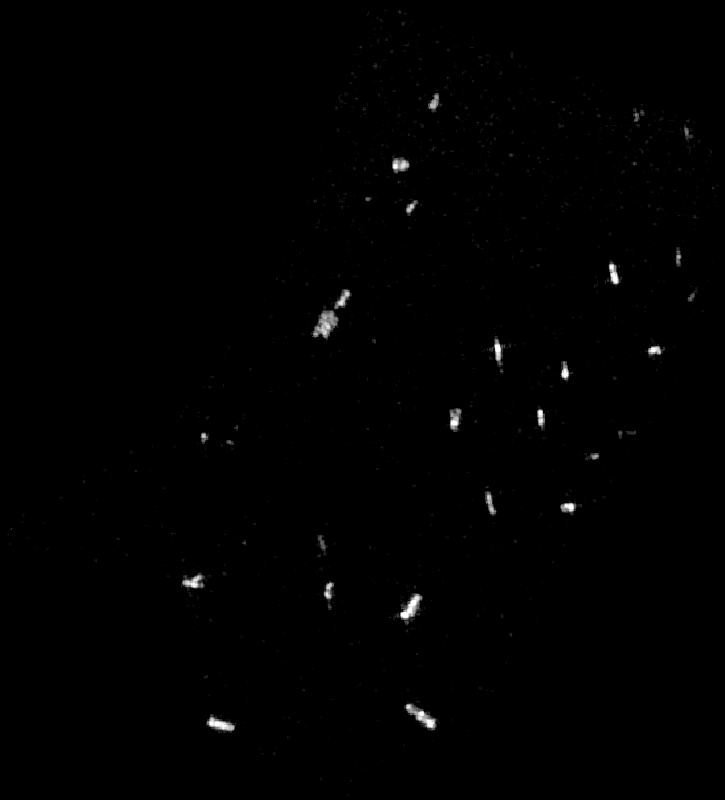
#> input picture images/bayonne/2018-01-19_22_50_57.png, 725 x 800 px; its folder holds only this picture in this run
$ jupyter execute --allow-errors processImage.ipynb
#> lines starting #> are read from the running program, lines starting #| are printed output that depends on the picture; after the words box and inside, x2 and y2 are one past the last pixel; in counts of white or black regions, pixels touching at a corner belong together
[cell 1]
import cv2
import os
import numpy as np
import matplotlib.pyplot as plt
from skimage.feature import canny

# Preprocess Images

[cell 2]
def applyThreshold(img, threshold = 0):
    return img * (img> threshold)

def loadImagesFromFolder(folder, threshold = 0):
#> called with folder = '../images/bayonne/', threshold = 60
    images = []
    file_names = []
    for file_name in os.listdir(folder):
        img = cv2.imread(os.path.join(folder,file_name))
#> img is the input picture: shape (800, 725, 3); min 0, max 255, mean 1.2
        if img is not None:
            images.append(applyThreshold(img, threshold=threshold))
            file_names.append(file_name)
    return np.array(images), np.array(file_names)


# [4 lines left out: function showImg, not called in this run]

def getEdgeImg(img):
    gray_img = cv2.cvtColor(img, cv2.COLOR_BGR2GRAY)
    edge = canny(gray_img/255.).astype(np.uint8)
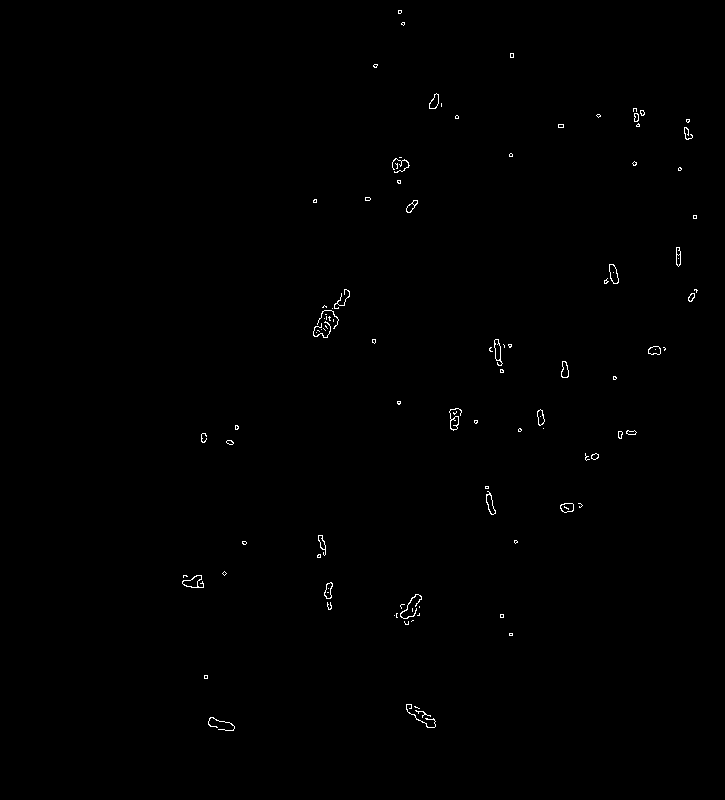
#> edge: shape (800, 725); values 0 (black) and 1 (white), 0.35% white in thin lines or dots, all inside (x1, y1, x2, y2) = (182, 10, 698, 731)
    return edge
def getDialateImg(img):
    edge = getEdgeImg(img)
    kernel = np.ones((5,5), np.uint8)
    dilation = cv2.dilate(edge,kernel,iterations = 1)
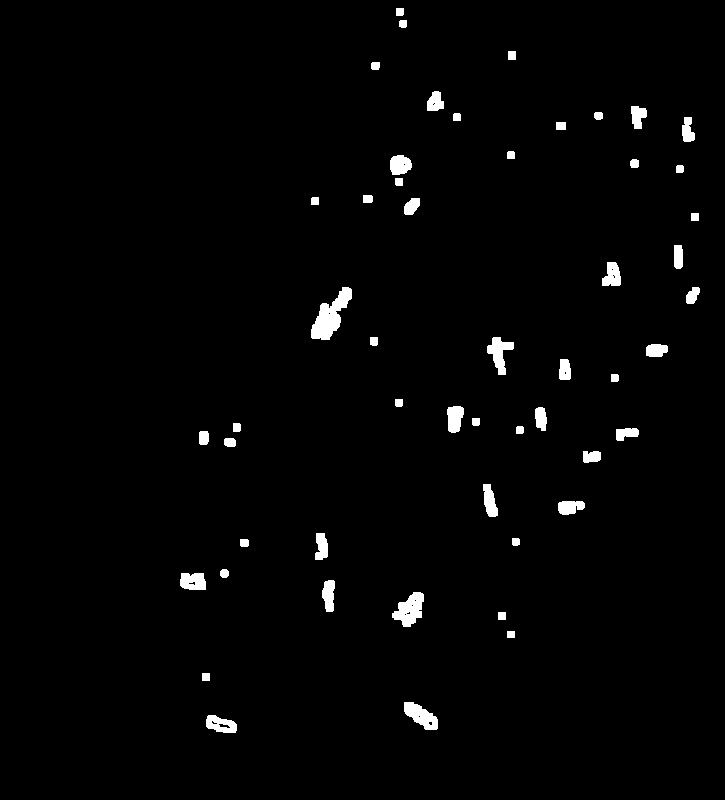
#> dilation: shape (800, 725); values 0 (black) and 1 (white), 1.8% white; 52 white regions
    return dilation
# [16 lines left out: function drawCircle, not called in this run]
def countObj(img):
    contours, hierarchy= cv2.findContours(getDialateImg(img), cv2.RETR_EXTERNAL, cv2.CHAIN_APPROX_NONE)
#> contours = 52 contours; largest, box (x1, y1, x2, y2) and area: (311, 287, 352, 340) 961, (392, 592, 424, 627) 622, (404, 702, 438, 730) 506, (487, 337, 514, 375) 446, (206, 715, 237, 733) 368
    return len(contours)

[cell 3]
folder_path = "../images/bayonne/"
images, file_names = loadImagesFromFolder(folder_path, threshold= 60)

date = np.array([file_name[:-4] for file_name in file_names])

[cell 4]
img_index = 1
# img_index = 90 # noisy day
#> (the rest of this cell did not finish here and is left out)

[cell 5]
from celluloid import Camera
from tqdm import tqdm
# [17 lines left out: function createGif, not called in this run]

[cell 6]
# Create Gif

# folder_path = "../images/suez/"
# gif_path = "../gif/suez.gif"
# createGif(folder_path, gif_path)

[cell 7]
# folder_path = "../images/longbeach/"
# gif_path = "../gif/longbeach.gif"
# createGif(folder_path, gif_path)

# Turning Images Into Tabular data

[cell 8]
min_threshold = 20
max_threshold = 80

file_name ="bayonne"
folder_path = "../images/{}/".format(file_name)
images_min_threshold, file_names = loadImagesFromFolder(folder_path, threshold= min_threshold)
n_obj_min_threshold = np.array([countObj(img) for img in images_min_threshold])
#> n_obj_min_threshold = [52]

date = np.array([file_name[:-4] for file_name in file_names])
images_max_threshold, file_names = loadImagesFromFolder(folder_path, threshold= max_threshold)
n_obj_max_threshold = np.array([countObj(img) for img in images_max_threshold])
#> in getDialateImg (call 2), `dilation = cv2.dilate(edge,kernel,iterations = 1)`:
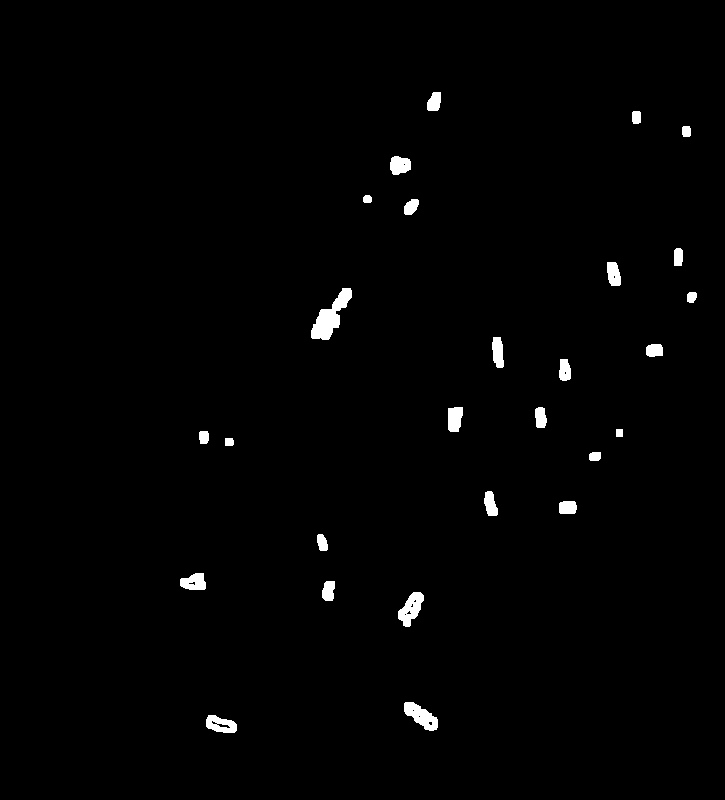
#> dilation: shape (800, 725); values 0 (black) and 1 (white), 1.1% white; 27 white regions
#> in countObj (call 2), `contours, hierarchy= cv2.findContours(getDialateImg(img), cv2.RETR_EXT..`: contours = 27 contours; largest, box (x1, y1, x2, y2) and area: (311, 288, 352, 340) 853, (404, 702, 438, 731) 496, (398, 592, 424, 627) 479, (206, 715, 237, 733) 370, (180, 573, 206, 590) 312
#> n_obj_max_threshold = [27]

[cell 9]
min_threshold = 40
max_threshold = 80

folder_path = "../images/"

data = {}

dir_names = os.listdir(folder_path)
for dir_name in tqdm(dir_names):


    images_min_threshold, file_names = loadImagesFromFolder(folder_path + dir_name, threshold= min_threshold)
    n_obj_min_threshold = np.array([countObj(img) for img in images_min_threshold])
#> in getEdgeImg (call 3), `edge = canny(gray_img/255.).astype(np.uint8)`:
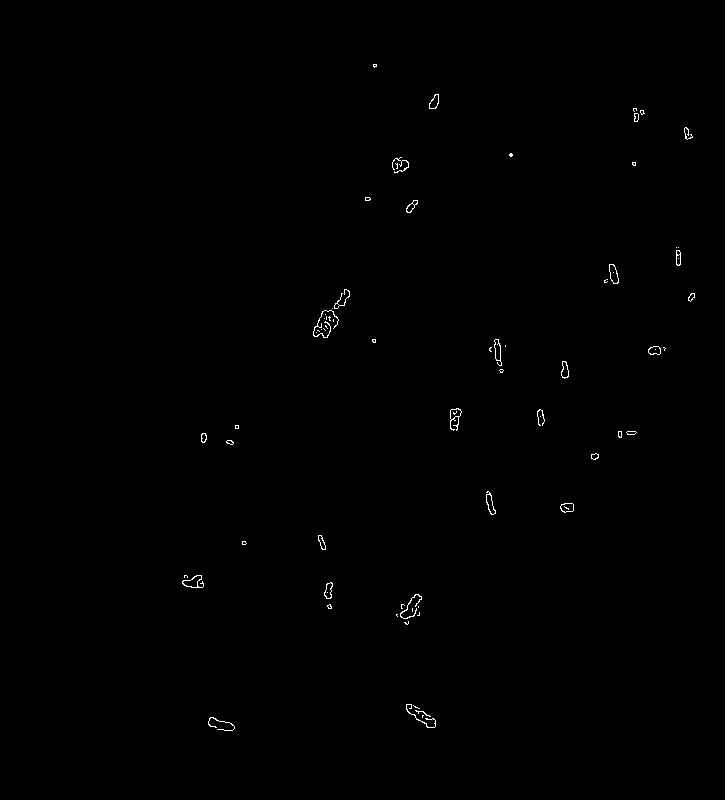
#> edge: shape (800, 725); values 0 (black) and 1 (white), 0.29% white in thin lines or dots, all inside (x1, y1, x2, y2) = (182, 64, 695, 731)
#> in getDialateImg (call 3), `dilation = cv2.dilate(edge,kernel,iterations = 1)`:
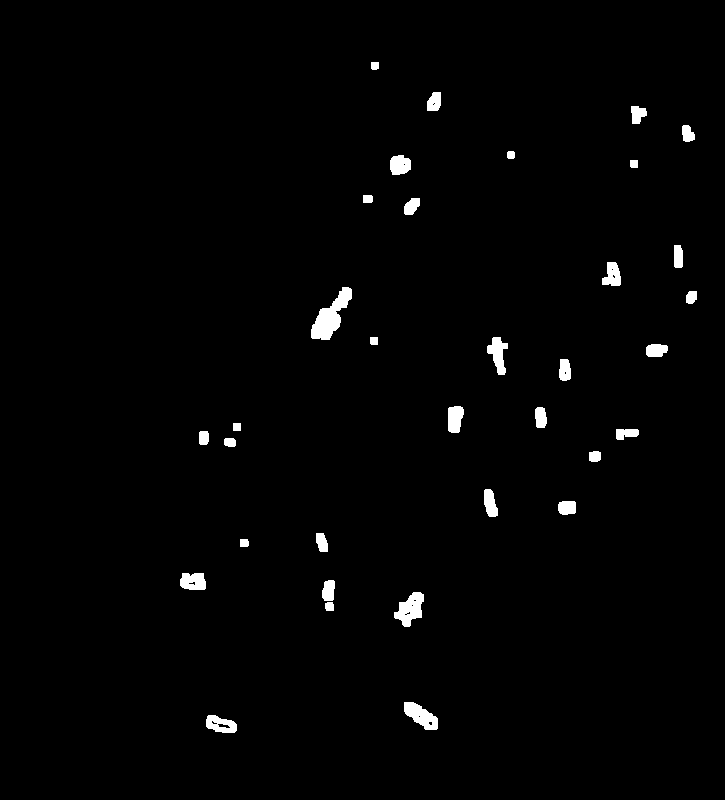
#> dilation: shape (800, 725); values 0 (black) and 1 (white), 1.4% white; 34 white regions
#> in countObj (call 3), `contours, hierarchy= cv2.findContours(getDialateImg(img), cv2.RETR_EXT..`: contours = 34 contours; largest, box (x1, y1, x2, y2) and area: (311, 287, 352, 340) 924, (394, 592, 424, 627) 575, (404, 702, 438, 730) 510, (487, 337, 508, 375) 390, (206, 715, 237, 733) 372
#> n_obj_min_threshold = [34]

    images_max_threshold, file_names = loadImagesFromFolder(folder_path + dir_name, threshold= max_threshold)
    n_obj_max_threshold = np.array([countObj(img) for img in images_max_threshold])
#> in countObj (call 4), `contours, hierarchy= cv2.findContours(getDialateImg(img), cv2.RETR_EXT..`: contours = 27 contours; largest, box (x1, y1, x2, y2) and area: (311, 288, 352, 340) 853, (404, 702, 438, 731) 496, (398, 592, 424, 627) 479, (206, 715, 237, 733) 370, (180, 573, 206, 590) 312

    date = np.array([file_name[:-4] for file_name in file_names])
    # print(date)
    if len(date[0])>10:
        date = np.array([single_date[:10] for single_date in date])

    data[dir_name] = {}
    data[dir_name]["date"] = date
    data[dir_name]["max_boat"] = n_obj_min_threshold
    data[dir_name]["min_boat"] = n_obj_max_threshold

[cell 10]
for dir_name in dir_names:
    print(data[dir_name]["date"][0])
#> this loop made 1 pass
#| 2018-01-19

for dir_name in dir_names:
    print(data[dir_name]["date"][-1])

[cell 11]
start_date = "2018-01-07"
end_date = "2021-12-20"

dir_name = "bayonne"

#> (a cell that did not finish here is left out)

[cell 13]
dir_name = 'longbeach'

#> (the rest of this cell did not finish here and is left out)

#> (a cell that did not finish here is left out)

#> (a cell that did not finish here is left out)

[cell 16]
# Use pandas to make plot prettier
import pandas as pd

#> (the rest of this cell did not finish here and is left out)

[cell 17]
out_dir

[cell 18]
a = 1
b =[]
b.append(a)
a = -1
b

[cell 19]
save_data['date']

[cell 20]
fig = plt.figure(figsize=(20, 5))
ax = fig.subplots()

df.plot(x = "time", y="n_obj_min_threshold", figsize = (20, 5), ax = ax)
df.plot(x = "time", y="n_obj_max_threshold", figsize = (20, 5), ax = ax)
ax.set_title("n ships every 6 days")

[cell 21]
n_obj_avg = (n_obj_min_threshold + n_obj_max_threshold)/2
#> n_obj_avg = [30.5]
n_obj_err = np.maximum( np.abs(n_obj_avg - n_obj_min_threshold), np.abs(n_obj_avg - n_obj_max_threshold))
#> n_obj_err = [3.5]
df["y"] = n_obj_avg
df["y_err"] = n_obj_err

[cell 22]
# Use pandas to make plot prettier
import pandas as pd

df =pd.DataFrame({"time":date, "y":n_obj_avg, "y_err":n_obj_err})
df["time"] = pd.to_datetime(df["time"])

[cell 23]
fig = plt.figure(figsize=(20, 5))
ax = fig.subplots()

df.plot(kind = "scatter", x = "time", y="y", yerr= "y_err", figsize = (20, 5), ax = ax)
ax.set_title("n ships every 6 days")
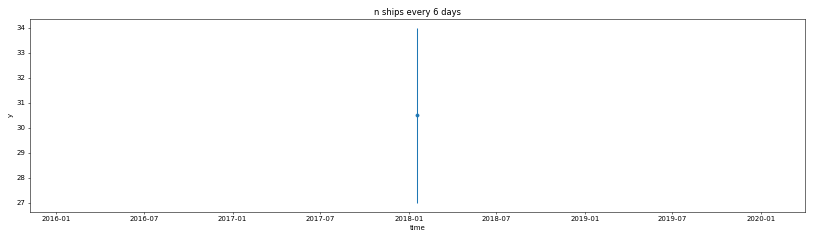
#> figure drawn by matplotlib, 1 panel

[cell 24]
out_dir = "../data/{}.csv".format(file_name)
#> (the rest of this cell did not finish here and is left out)

[cell 25]
fig = plt.figure(figsize=(20, 5))
ax = fig.subplots()
df[180:210].plot(x = "time", y="y", figsize = (20, 5), ax = ax)
# df[150:250].plot(x = "time", y="y", figsize = (20, 5), ax = ax)
ax.set_title("n ships every 6 days")
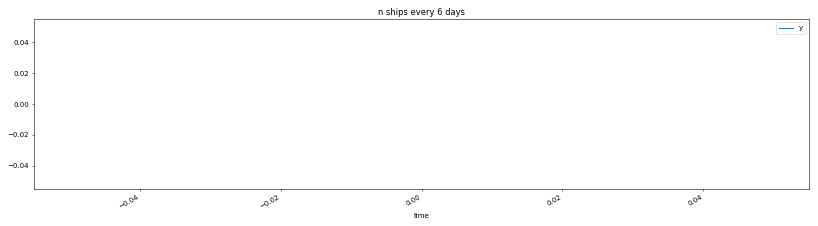
#> figure drawn by matplotlib, 1 panel

# Testing part, dont mind these

[cell 26]
plt.errorbar(range(len(n_obj_avg)), n_obj_avg, yerr=n_obj_err, fmt='o')
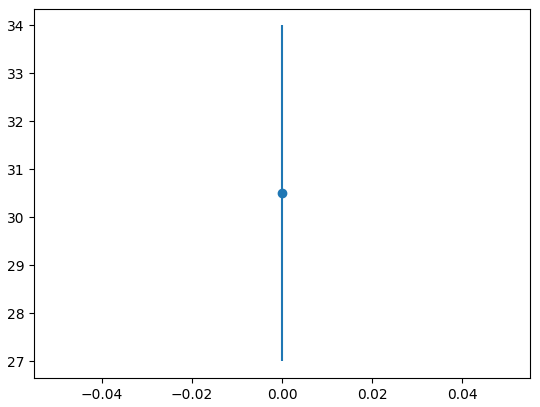
#> figure drawn by matplotlib, 1 panel

$ run again, on images/bayonne/2018-04-25_22_50_57.png
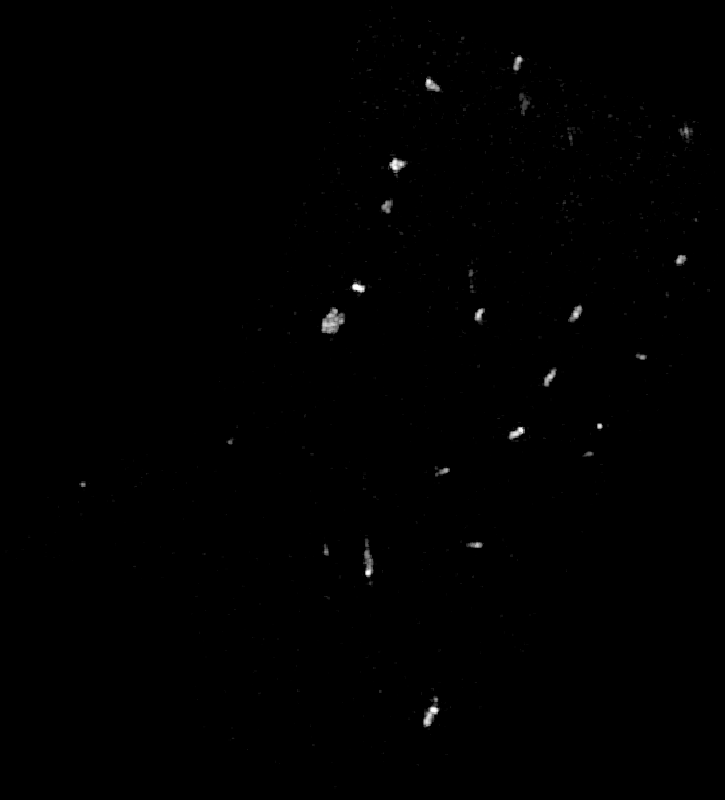
#> input picture images/bayonne/2018-04-25_22_50_57.png, 725 x 800 px
#> in loadImagesFromFolder, img is the input picture: shape (800, 725, 3); min 0, max 255, mean 0.7
#> in getEdgeImg, `edge = canny(gray_img/255.).astype(np.uint8)`:
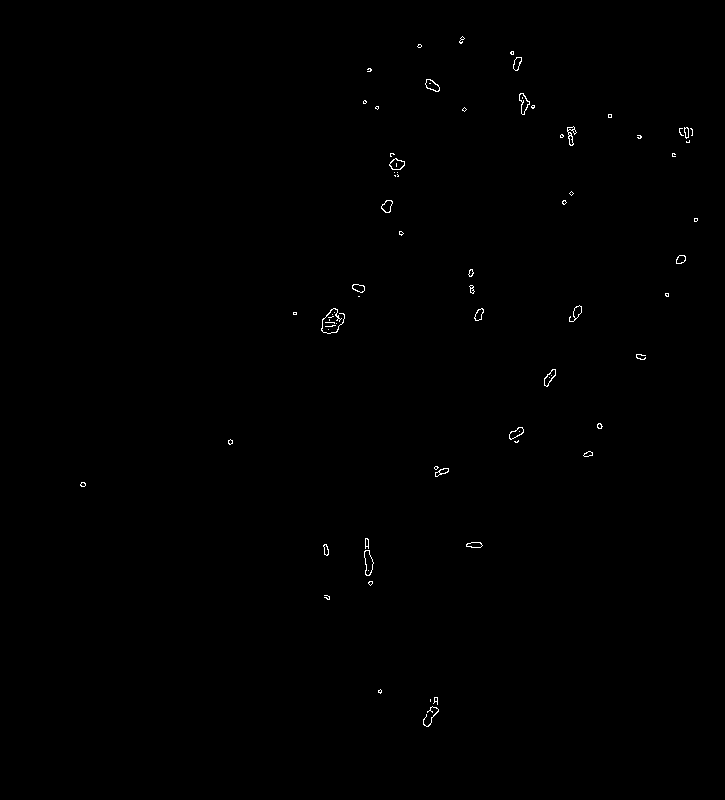
#> edge: shape (800, 725); values 0 (black) and 1 (white), 0.26% white in thin lines or dots, all inside (x1, y1, x2, y2) = (80, 36, 698, 727)
#> dilation: shape (800, 725); values 0 (black) and 1 (white), 1.3% white; 44 white regions
#> contours = 44 contours; largest, box (x1, y1, x2, y2) and area: (319, 306, 347, 336) 588, (421, 695, 441, 729) 398, (362, 536, 376, 578) 390, (387, 151, 407, 179) 342, (517, 91, 537, 117) 299
#> `n_obj_min_threshold = np.array([countObj(img) for img in images_min_th..`: n_obj_min_threshold = [44]
#> edge: shape (800, 725); values 0 (black) and 1 (white), 0.15% white in thin lines or dots, all inside (x1, y1, x2, y2) = (81, 57, 689, 726)
#> dilation: shape (800, 725); values 0 (black) and 1 (white), 0.76% white; 24 white regions
#> contours = 24 contours; largest, box (x1, y1, x2, y2) and area: (320, 307, 346, 335) 542, (421, 696, 441, 728) 348, (362, 541, 375, 578) 336, (387, 156, 407, 175) 258, (542, 367, 558, 388) 216
#> n_obj_max_threshold = [24]
#> dilation: shape (800, 725); values 0 (black) and 1 (white), 1% white; 33 white regions
#> contours = 33 contours; largest, box (x1, y1, x2, y2) and area: (319, 306, 347, 336) 586, (362, 537, 375, 578) 380, (421, 695, 441, 729) 380, (387, 156, 407, 179) 286, (517, 92, 531, 117) 230
#> `n_obj_min_threshold = np.array([countObj(img) for img in images_min_th..`: n_obj_min_threshold = [33]
#> contours = 24 contours; largest, box (x1, y1, x2, y2) and area: (320, 307, 346, 335) 542, (421, 696, 441, 728) 348, (362, 541, 375, 578) 336, (387, 156, 407, 175) 258, (542, 367, 558, 388) 216
#> the loop `for dir_name in dir_names:` made 1 pass
#| 2018-04-25
#> n_obj_avg = [28.5]
#> n_obj_err = [4.5]
#> `[cell 26] plt.errorbar(range(len(n_obj_avg)), n_obj_avg, yerr=n_obj_er..`:
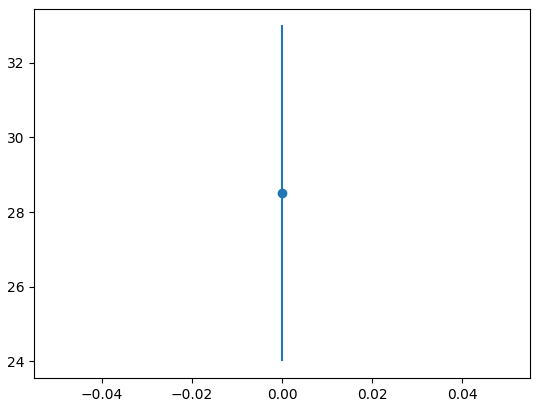
#> figure drawn by matplotlib, 1 panel
